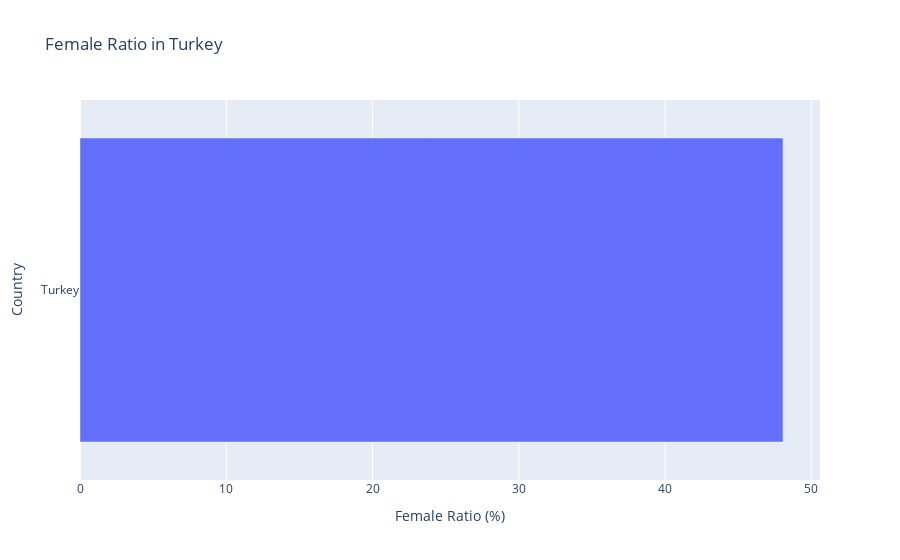

The code cell stored with this chart in its notebook:
### Code cell
import plotly.express as px


selected_country = 'Turkey'
selected_country_data = country_gender_ratio[country_gender_ratio['Country'] == selected_country]

fig_male_selected_country = px.bar(selected_country_data, 
                                    x='Female Ratio', 
                                    y='Country', 
                                    orientation='h', 
                                    title=f'Female Ratio in {selected_country}',
                                    labels={'Female Ratio': 'Female Ratio (%)', 'Country': 'Country'})

fig_male_selected_country.show()

### Figure 1 — Plotly figure (JSON) as saved in the notebook; plotly's stock layout.template omitted (floating-point values rounded to 4 significant figures)
{"data": [{"alignmentgroup": "True", "hovertemplate": "Female Ratio (%)=%{x}<br>Country=%{y}<extra></extra>", "legendgroup": "", "marker": {"color": "#636efa", "pattern": {"shape": ""}}, "name": "", "offsetgroup": "", "orientation": "h", "showlegend": false, "textposition": "auto", "type": "bar", "x": [48.07], "xaxis": "x", "y": ["Turkey"], "yaxis": "y"}], "layout": {"barmode": "relative", "legend": {"tracegroupgap": 0}, "title": {"text": "Female Ratio in Turkey"}, "xaxis": {"anchor": "y", "domain": [0, 1], "title": {"text": "Female Ratio (%)"}}, "yaxis": {"anchor": "x", "domain": [0, 1], "title": {"text": "Country"}}}}
